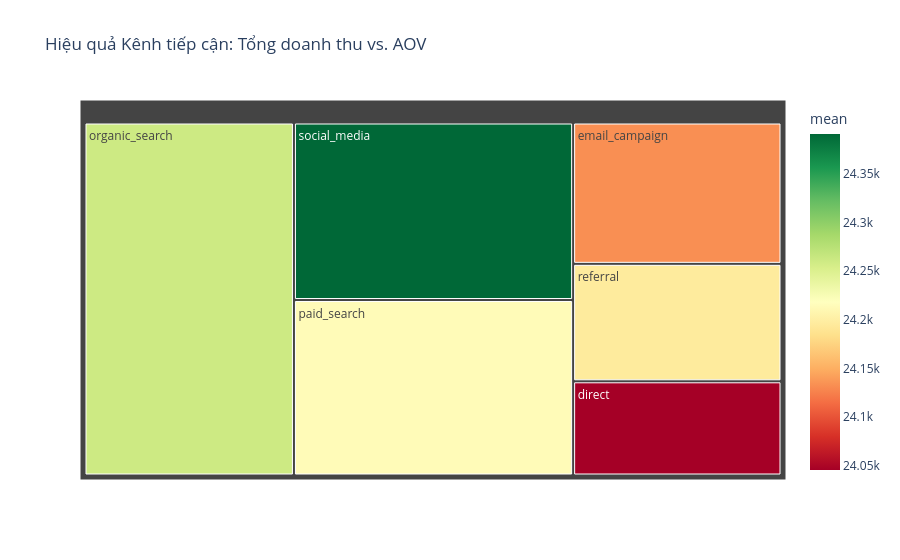

Here is the notebook cell this chart was saved with:
### Code cell
fig = px.treemap(by_channel.reset_index(), 
                 path=['acquisition_channel'], 
                 values='sum', 
                 color='mean',
                 title='Hiệu quả Kênh tiếp cận: Tổng doanh thu vs. AOV',
                 color_continuous_scale='RdYlGn')
fig.show()

### Figure 1 — Plotly figure (JSON) as saved in the notebook; plotly's stock layout.template omitted (floating-point values rounded to 4 significant figures)
{"data": [{"branchvalues": "total", "customdata": [[24050.0], [24130.0], [24260.0], [24210.0], [24200.0], [24390.0]], "domain": {"x": [0, 1], "y": [0, 1]}, "hovertemplate": "labels=%{label}<br>sum=%{value}<br>parent=%{parent}<br>id=%{id}<br>mean=%{color}<extra></extra>", "ids": ["direct", "email_campaign", "organic_search", "paid_search", "referral", "social_media"], "labels": ["direct", "email_campaign", "organic_search", "paid_search", "referral", "social_media"], "marker": {"coloraxis": "coloraxis", "colors": [24050.0, 24130.0, 24260.0, 24210.0, 24200.0, 24390.0]}, "name": "", "parents": ["", "", "", "", "", ""], "type": "treemap", "values": [1251000000.0, 1877000000.0, 4712000000.0, 3122000000.0, 1560000000.0, 3159000000.0]}], "layout": {"coloraxis": {"colorbar": {"title": {"text": "mean"}}, "colorscale": [[0, "rgb(165,0,38)"], [0.1, "rgb(215,48,39)"], [0.2, "rgb(244,109,67)"], [0.3, "rgb(253,174,97)"], [0.4, "rgb(254,224,139)"], [0.5, "rgb(255,255,191)"], [0.6, "rgb(217,239,139)"], [0.7, "rgb(166,217,106)"], [0.8, "rgb(102,189,99)"], [0.9, "rgb(26,152,80)"], [1, "rgb(0,104,55)"]]}, "legend": {"tracegroupgap": 0}, "title": {"text": "Hiệu quả Kênh tiếp cận: Tổng doanh thu vs. AOV"}}}
